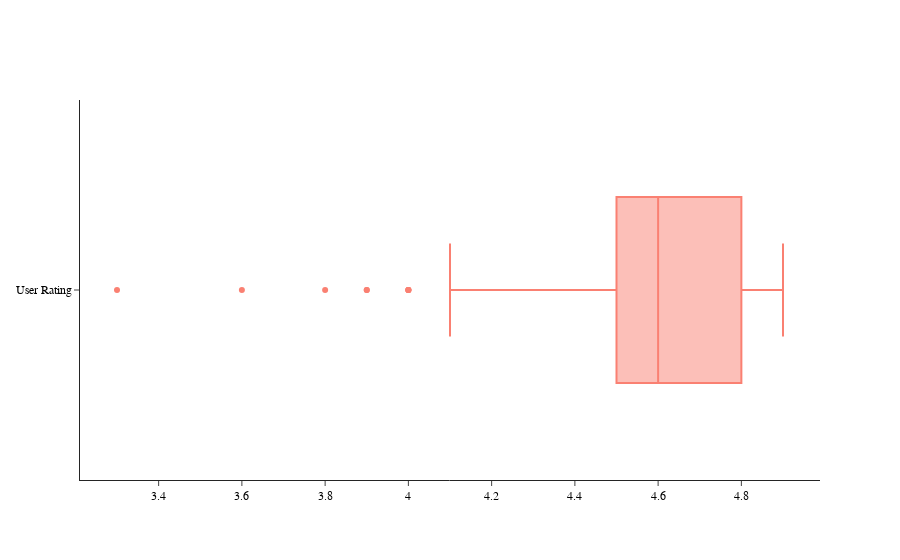
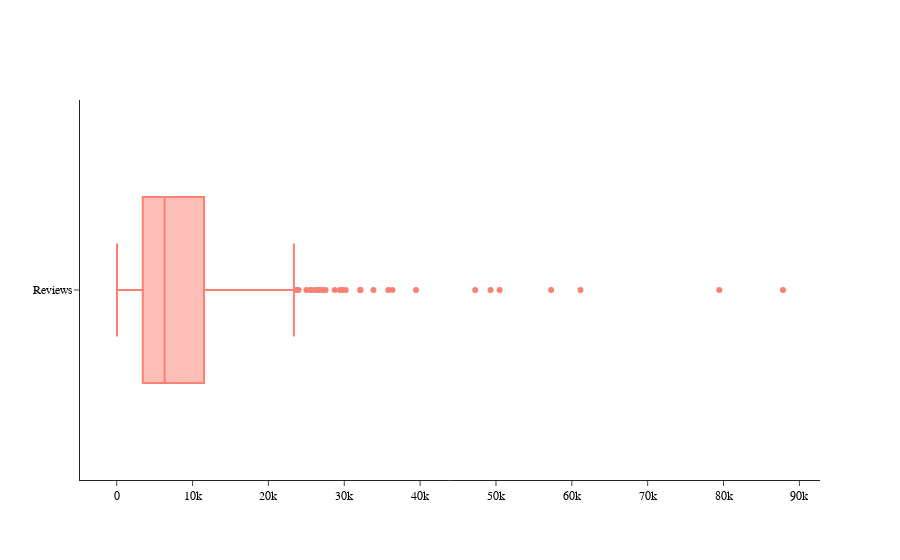
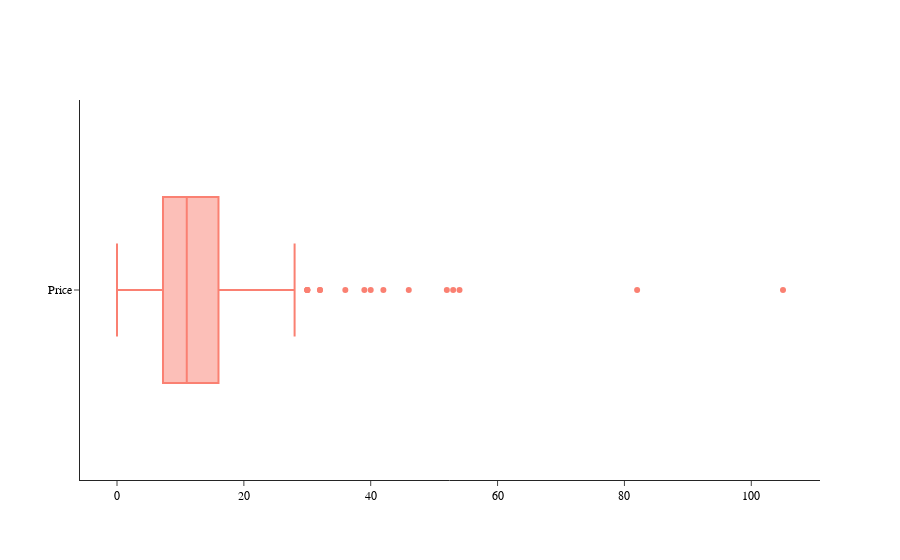

Source (notebook cell) for these figures, in order:
### Code cell
# Let's set the visualization parameters
fig_4 = make_subplots(rows=1, cols=1, specs=[[{'type': 'xy'}]])

# Setting Box parameters
fig_4.add_trace(go.Box(x=bestseller['User Rating'], 
                       name='User Rating'))

# Setting the parameters of the Box when displaying
fig_4.update_traces(marker_color='Salmon')

# Setting the parameters of the Box when displaying
fig_4.update_layout(showlegend=False, 
                    template='simple_white', 
                    font=dict(family='Arial', 
                              size=12, 
                              color='black'))

# Displaying the Box
fig_4.show()

# Let's set the visualization parameters
fig_5 = make_subplots(rows=1, cols=1, specs=[[{'type': 'xy'}]])

# Setting Box parameters
fig_5.add_trace(go.Box(x=bestseller['Reviews'], 
                       name='Reviews'))

# Setting the parameters of the Box when displaying
fig_5.update_traces(marker_color='Salmon')

# Setting the parameters of the Box when displaying
fig_5.update_layout(showlegend=False, 
                    template='simple_white', 
                    font=dict(family='Arial', 
                              size=12, 
                              color='black'))

# Displaying the Box
fig_5.show()

# Let's set the visualization parameters
fig_6 = make_subplots(rows=1, cols=1, specs=[[{'type': 'xy'}]])

# Setting Box parameters
fig_6.add_trace(go.Box(x=bestseller['Price'], 
                       name='Price'))

# Setting the parameters of the Box when displaying
fig_6.update_traces(marker_color='Salmon')

# Setting the parameters of the Box when displaying
fig_6.update_layout(showlegend=False, 
                    template='simple_white', 
                    font=dict(family='Arial', 
                              size=12, 
                              color='black'))

# Displaying the Box
fig_6.show()

### Figure 1 — Plotly figure (JSON) as saved in the notebook; plotly's stock layout.template omitted (floating-point values rounded to 4 significant figures; data arrays with more than 128 entries replaced by an {"elided": "..."} marker saying what was removed)
{"data": [{"marker": {"color": "Salmon"}, "name": "User Rating", "type": "box", "x": {"elided": "351 float values"}}], "layout": {"font": {"color": "black", "family": "Arial", "size": 12}, "showlegend": false, "xaxis": {"anchor": "y", "domain": [0, 1]}, "yaxis": {"anchor": "x", "domain": [0, 1]}}}

### Figure 2 — Plotly figure (JSON) as saved in the notebook; plotly's stock layout.template omitted (floating-point values rounded to 4 significant figures; data arrays with more than 128 entries replaced by an {"elided": "..."} marker saying what was removed)
{"data": [{"marker": {"color": "Salmon"}, "name": "Reviews", "type": "box", "x": {"elided": "351 int values"}}], "layout": {"font": {"color": "black", "family": "Arial", "size": 12}, "showlegend": false, "xaxis": {"anchor": "y", "domain": [0, 1]}, "yaxis": {"anchor": "x", "domain": [0, 1]}}}

### Figure 3 — Plotly figure (JSON) as saved in the notebook; plotly's stock layout.template omitted (floating-point values rounded to 4 significant figures; data arrays with more than 128 entries replaced by an {"elided": "..."} marker saying what was removed)
{"data": [{"marker": {"color": "Salmon"}, "name": "Price", "type": "box", "x": {"elided": "351 int values"}}], "layout": {"font": {"color": "black", "family": "Arial", "size": 12}, "showlegend": false, "xaxis": {"anchor": "y", "domain": [0, 1]}, "yaxis": {"anchor": "x", "domain": [0, 1]}}}
